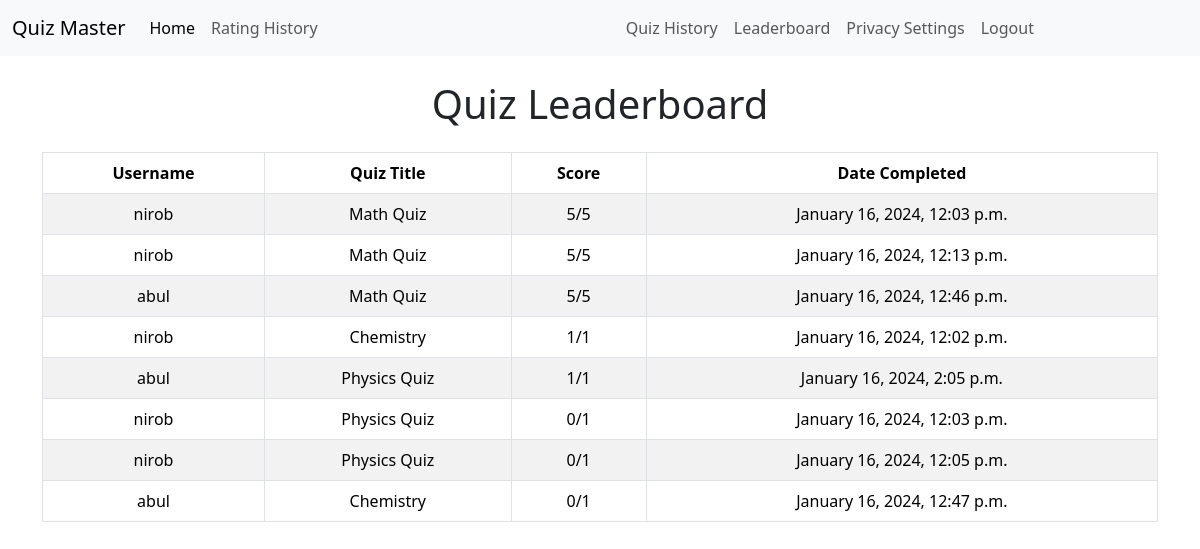
Screenshot of /leaderboard/ (signed in) with the database file from the repository.
### quizzes/models.py (models this page shows, shortened)
class UserQuizHistory(models.Model):
    user = models.ForeignKey(User, on_delete=models.CASCADE)
    quiz = models.ForeignKey(Quiz, on_delete=models.CASCADE)
    score = models.IntegerField()
    totalMarks = models.IntegerField(default=0)
    completed_at = models.DateTimeField(auto_now_add=True)

class Quiz(models.Model):
    title = models.CharField(max_length=255)
    description = models.TextField()
    category = models.ForeignKey(Category, on_delete=models.CASCADE)
    has_time_limit = models.BooleanField(default=False)

### core/views.py (the view)
# urls.py: path('leaderboard/', leaderboard, name='leaderboard'),
@login_required
def leaderboard(request):
    top_scores = UserQuizHistory.objects.order_by('-score')[:10]
    context = {
        'top_scores': top_scores,
    }
    return render(request, 'leaderboard.html', context)

### core/templates/leaderboard.html
{% extends 'base.html' %}
{% block content %}
<div class="container mt-4">
    {% if top_scores %}
        <h1 class="text-center mb-4">Quiz Leaderboard</h1>
        <table class="table table-striped table-bordered text-center">
            <thead class="thead-dark">
                <tr>
                    <th scope="col">Username</th>
                    <th scope="col">Quiz Title</th>
                    <th scope="col">Score</th>
                    <th scope="col">Date Completed</th>
                </tr>
            </thead>
            <tbody>
                {% for score in top_scores %}
                <tr>
                    <td>{{ score.user.username }}</td>
                    <td>{{ score.quiz.title }}</td>
                    <td>{{ score.score }}/{{ score.totalMarks }}</td>
                    <td>{{ score.completed_at|date:"F j, Y, g:i a" }}</td>
                </tr>
                {% endfor %}
            </tbody>
        </table>
    {% else %}
        <div style="height: 500px;" class="d-flex justify-content-center align-items-center">
            <p>No scores available.</p>
        </div>
    {% endif %}
</div>
{% endblock %}

### rows the page displays
UserQuizHistory: user.username "nirob", quiz "Math Quiz", score "5", totalMarks "5", completed_at "January 16, 2024, 12:03 p.m."
UserQuizHistory: user.username "nirob", quiz "Math Quiz", score "5", totalMarks "5", completed_at "January 16, 2024, 12:13 p.m."
UserQuizHistory: user.username "abul", quiz "Math Quiz", score "5", totalMarks "5", completed_at "January 16, 2024, 12:46 p.m."
UserQuizHistory: user.username "nirob", quiz "Chemistry", score "1", totalMarks "1", completed_at "January 16, 2024, 12:02 p.m."
UserQuizHistory: user.username "abul", quiz "Physics Quiz", score "1", totalMarks "1", completed_at "January 16, 2024, 2:05 p.m."
UserQuizHistory: user.username "nirob", quiz "Physics Quiz", score "0", totalMarks "1", completed_at "January 16, 2024, 12:03 p.m."
UserQuizHistory: user.username "nirob", quiz "Physics Quiz", score "0", totalMarks "1", completed_at "January 16, 2024, 12:05 p.m."
UserQuizHistory: user.username "abul", quiz "Chemistry", score "0", totalMarks "1", completed_at "January 16, 2024, 12:47 p.m."
